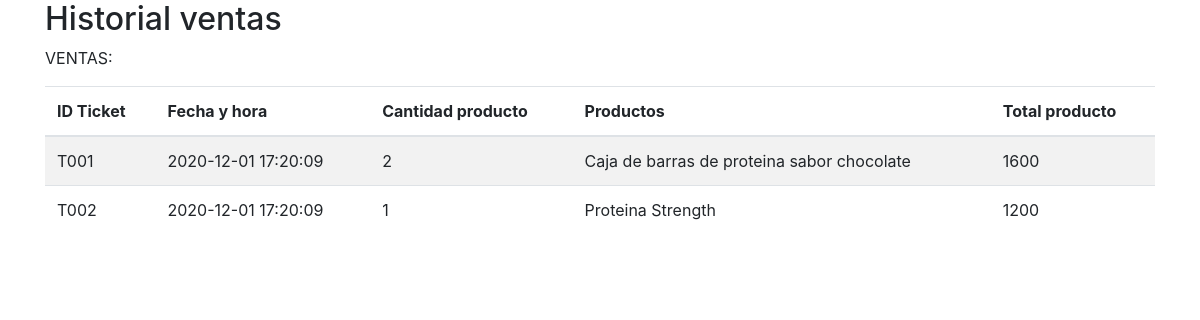
The app's page /Tienda/historialventas.php with its own data.
### tables this page shows
CREATE TABLE Tickets (
ID_TICKET VARCHAR (5) PRIMARY KEY NOT NULL,
FECHA_HORA TIMESTAMP DEFAULT CURRENT_TIMESTAMP NOT NULL,
CANTIDAD_PRODUCTO VARCHAR(4) NOT NULL,
PRODUCTO VARCHAR(40) NOT NULL,
TOTAL_PRODUCTO VARCHAR(6) NOT NULL
);

### Tienda/historialventas.php (the view, shortened to what this page needs)
<?php
    $db = new SQLite3("../tienda.db");
    $resultado = $db->query("SELECT * from Tickets;");
?>
<!DOCTYPE html>
<html lang="en">
<head>
  <link rel="stylesheet" href="https://maxcdn.bootstrapcdn.com/bootstrap/4.5.2/css/bootstrap.min.css">
</head>
<body>
<div class="container">
  <h2>Historial ventas</h2>
  <p>VENTAS: </p>
  <table class="table table-striped">
    <thead>
      <tr>
        <th>ID Ticket</th>
        <th>Fecha y hora</th>
        <th>Cantidad producto</th>
        <th>Productos</th>
        <th>Total producto</th>
      </tr>
    </thead>
    <tbody>
                     <?php
                        while ($row = $resultado->fetchArray())
                        {
                    ?>
                                <tr>
                                    <td><?php echo $row['ID_TICKET']?></td>
                                    <td><?php echo $row['FECHA_HORA']?></td>
                                    <td><?php echo $row['CANTIDAD_PRODUCTO']?></td>
                                    <td><?php echo $row['PRODUCTO']?></td>
                                    <td><?php echo $row['TOTAL_PRODUCTO']?></td>
                                </tr>
                    <?php
                        }
                    ?>
    </tbody>
  </table>
</div>
</body>
</html>

### records on screen
tickets: ID_TICKET "T001", FECHA_HORA "2020-12-01 17:20:09", CANTIDAD_PRODUCTO "2", PRODUCTO "Caja de barras de proteina sabor chocolate", TOTAL_PRODUCTO "1600"
tickets: ID_TICKET "T002", FECHA_HORA "2020-12-01 17:20:09", CANTIDAD_PRODUCTO "1", PRODUCTO "Proteina Strength", TOTAL_PRODUCTO "1200"
